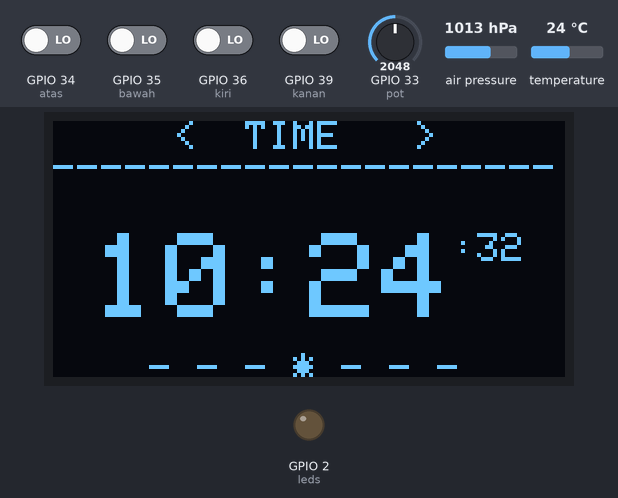
This sketch was run on a simulated ESP32. Shown: 128×64 one-colour display, output pins drawn as LEDs (lit = HIGH). The test bench sets the inputs (shaded band); at power-on: GPIO 34 (atas), GPIO 35 (bawah), GPIO 36 (kiri), GPIO 39 (kanan) LOW, air pressure 1013 hPa, GPIO 33 (pot) = 2048, temperature 24 °C. The display library's start-up logo is not drawn; the local clock reads 2024-03-15 10:24:30 at power-on unless the sketch sets it.

Above: at 2.2 s.
2.3 s: GPIO 36 (kiri) driven HIGH
At 2.61 s:
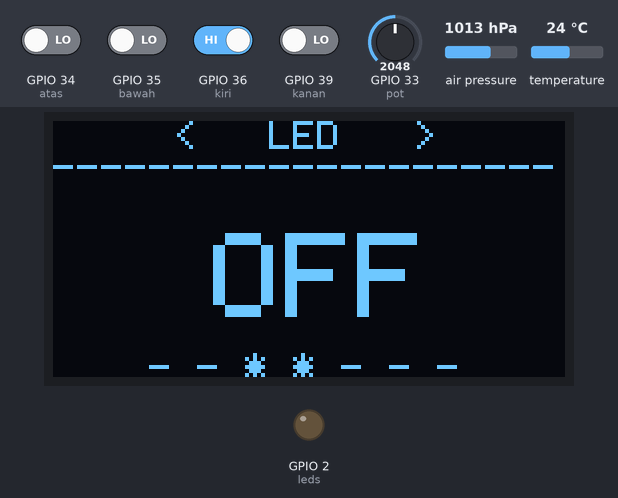
4.7 s: GPIO 34 (atas) driven HIGH
At 5.46 s:
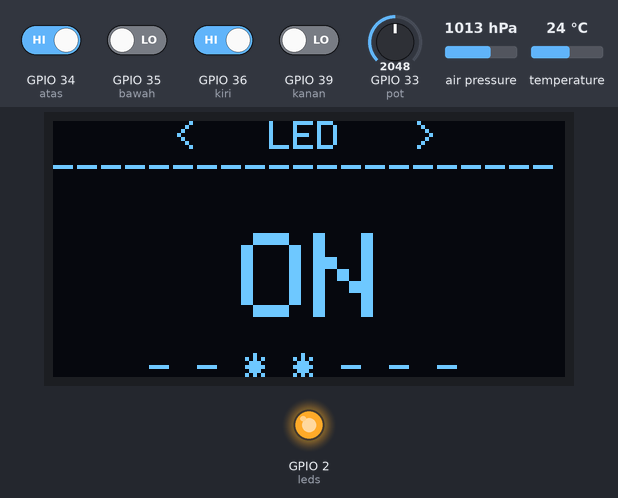
7.5 s: air pressure set to 952 hPa
At 8.77 s:
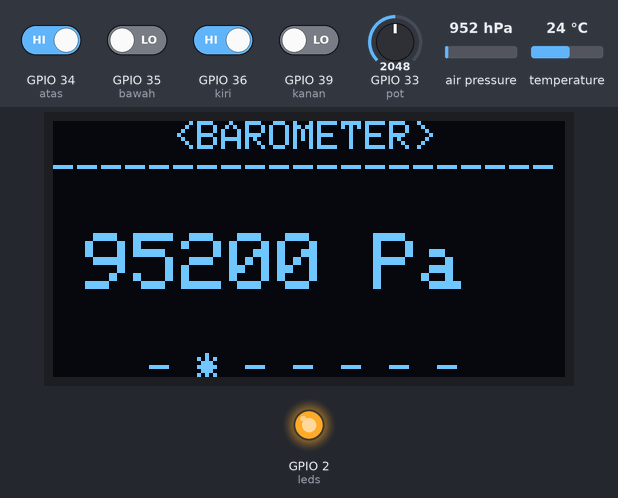
10.1 s: GPIO 33 (pot) set to 2866
At 11.37 s:
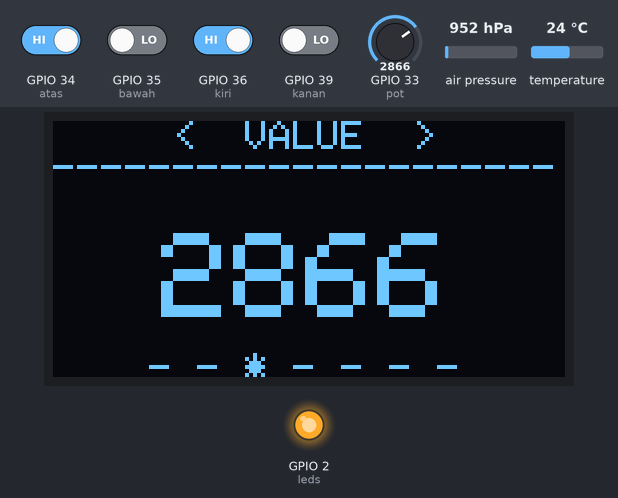
12.7 s: GPIO 39 (kanan) driven HIGH
At 14.69 s:
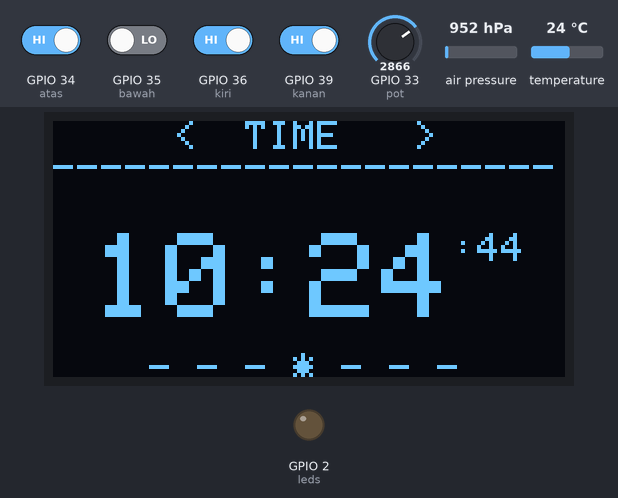
15.7 s: temperature set to 12 °C
At 16.59 s:
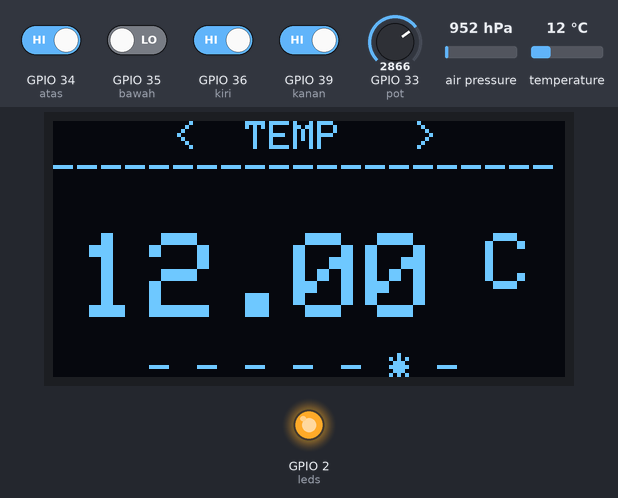
Timing chart, 0 to 18.9 s (numbered marks = the images above; inputs shaded):
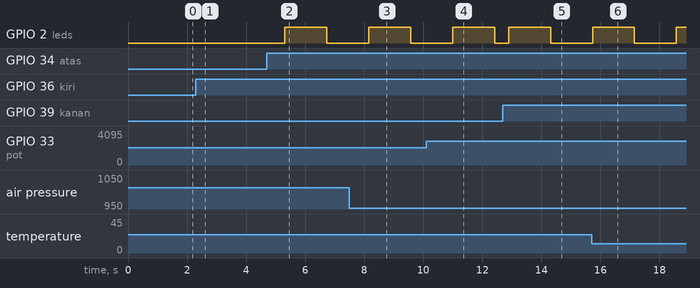

Measured:
- after the input at 2.3 s, the display: changes after 0.20 s (image 1)
- after the input at 4.7 s, GPIO 2 (leds): LOW → HIGH after 0.62 s, → LOW 1.4 s later; the display: first differs from a run without the input after 0.64 s (image 2)

The sketch:

1_AllFeature.ino
```cpp
#include <SPI.h>
#include <Wire.h>
#include <Adafruit_GFX.h>
#include <Adafruit_SSD1306.h>
#include <Adafruit_BMP085.h>
#include "RTClib.h"

#define SCREEN_WIDTH 128 // OLED display width, in pixels
#define SCREEN_HEIGHT 64 // OLED display height, in pixels

// Declaration for SSD1306 display connected using software SPI (default case):
#define OLED_MOSI   23
#define OLED_CLK   18
#define OLED_DC    4
#define OLED_CS    5
#define OLED_RESET 15
Adafruit_SSD1306 display(SCREEN_WIDTH, SCREEN_HEIGHT,
  OLED_MOSI, OLED_CLK, OLED_DC, OLED_RESET, OLED_CS);

Adafruit_BMP085 bmp;
RTC_DS3231 rtc;

char daysOfTheWeek[7][12] = {"Minggu", "Senin", "Selasa", "Rabu", "Kamis", "Jumat", "Sabtu"};

const int pot = 33;
const int atas = 34;
const int bawah = 35;
const int kiri = 36;
const int kanan = 39;
const int leds = 2;

int a = 1;
int menu = 1;


void setup() {
  // put your setup code here, to run once:
  if(!display.begin(SSD1306_SWITCHCAPVCC)) {
    for(;;); // Don't proceed, loop forever
  }
  if (!bmp.begin()) {
    while (1) {}
  }
  if (! rtc.begin()) {
    while (1);
  }

  display.display();
  delay(1000);
  display.clearDisplay();

  pinMode(pot, INPUT);
  pinMode(atas, INPUT);
  pinMode(bawah, INPUT);
  pinMode(kiri, INPUT);
  pinMode(kanan, INPUT);
  pinMode(leds, OUTPUT);
}

void loop() {

  int left = digitalRead(kiri);
  int right = digitalRead(kanan);

  if (right == HIGH)
  {
    menu++;
  }
  else if (left == HIGH)
  {
    menu--;
  }

  if (menu > 6){
    menu = 1;
  }
  else if (menu < 1){
    menu = 6;
  }

  display.clearDisplay();

  // Display Text
  display.setTextSize(3);
  display.setTextColor(WHITE);
  display.setCursor(3,0);

  switch (menu) {
  case 1:
    jam();
    break;
  case 2:
    tanggal();;
    break;
  case 3:
    suhu();
    break;
  case 4:
    tekanan();
    break;
  case 5:
    ai();
    break;
  case 6:
    led();
    break;

  default:
    // if nothing else matches, do the default
    // default is optional
    break;
  }


  delay(210);

}

void jam(void) {
  DateTime now = rtc.now();
  display.setTextSize(1);
  display.setTextColor(WHITE);
  display.setCursor(0,0);
  display.println("     <  TIME   >     ");
  display.println("---------------------");
  display.setTextSize(3);
  display.setCursor(10,28);
  display.print(now.hour(), DEC);
  display.print(':');
  display.print(now.minute(), DEC);
  display.setTextSize(1);
  display.print(':');
  display.println(now.second(), DEC);
  display.setCursor(0,58);
  display.println("    - - - * - - -    ");
  display.display();
}

void tanggal(void) {
  DateTime now = rtc.now();
  display.setTextSize(1);
  display.setTextColor(WHITE);
  display.setCursor(0,0);
  display.println("     <  DATE   >     ");
  display.println("---------------------");
  display.setTextSize(3);
  //display.setCursor(0,18);
  display.println(daysOfTheWeek[now.dayOfTheWeek()]);
  display.setTextSize(2);
  //display.setCursor(0,43);
  display.print(now.day(), DEC);
  display.print('/');
  display.print(now.month());
  display.print('/');
  display.println(now.year(), DEC);
  display.setTextSize(1);
  display.setCursor(0,58);
  display.println("    - - - - * - -    ");
  display.display();
}

void suhu(void) {
  display.setTextSize(1);
  display.setTextColor(WHITE);
  display.setCursor(0,0);
  display.println("     <  TEMP   >     ");
  display.println("---------------------");
  display.setTextSize(3);
  display.setCursor(6,28);
  display.print(bmp.readTemperature());
  display.setTextSize(2);
  display.println(" C");
  display.setTextSize(1);
  display.setCursor(0,58);
  display.println("    - - - - - * -    ");
  display.display();
}

void ai(void) {
  int value = analogRead(pot);
  display.setTextSize(1);
  display.setTextColor(WHITE);
  display.setCursor(0,0);
  display.println("     <  VALUE  >     ");
  display.println("---------------------");
  display.setTextSize(3);
  display.setCursor(27,28);
  display.print(value);
  display.setTextSize(1);
  display.setCursor(0,58);
  display.println("    - - * - - - -    ");
  display.display();
}

void tekanan(void) {
  display.setTextSize(1);
  display.setTextColor(WHITE);
  display.setCursor(0,0);
  display.println("     <BAROMETER>     ");
  display.println("---------------------");
  display.setTextSize(2);
  display.setCursor(8,28);
  display.print(bmp.readPressure());
  display.println(" Pa");
  display.setTextSize(1);
  display.setCursor(0,58);
  display.println("    - * - - - - -    ");
  display.display();
}

void led(void) {
  int up = digitalRead(atas);
  int down = digitalRead(bawah);
  display.setTextSize(1);
  display.setTextColor(WHITE);
  display.setCursor(0,0);
  display.println("     <   LED   >     ");
  display.println("---------------------");
  if (up == HIGH)
  {
    a++;
  }
  else if (down == HIGH)
  {
    a--;
  }

  if (a > 2){
    a = 1;
  }
  else if (a < 1){
    a = 2;
  }

  if (a == 2){
    display.setTextSize(3);
    display.setCursor(47,28);
    display.println("ON");
    digitalWrite(leds, HIGH);
  }
  else if (a == 1){
    display.setTextSize(3);
    display.setCursor(40,28);
    display.println("OFF");
    digitalWrite(leds, LOW);
  }

  display.setTextSize(1);
  display.setCursor(0,58);
  display.println("    - - * * - - -    ");
  display.display();
}
```
